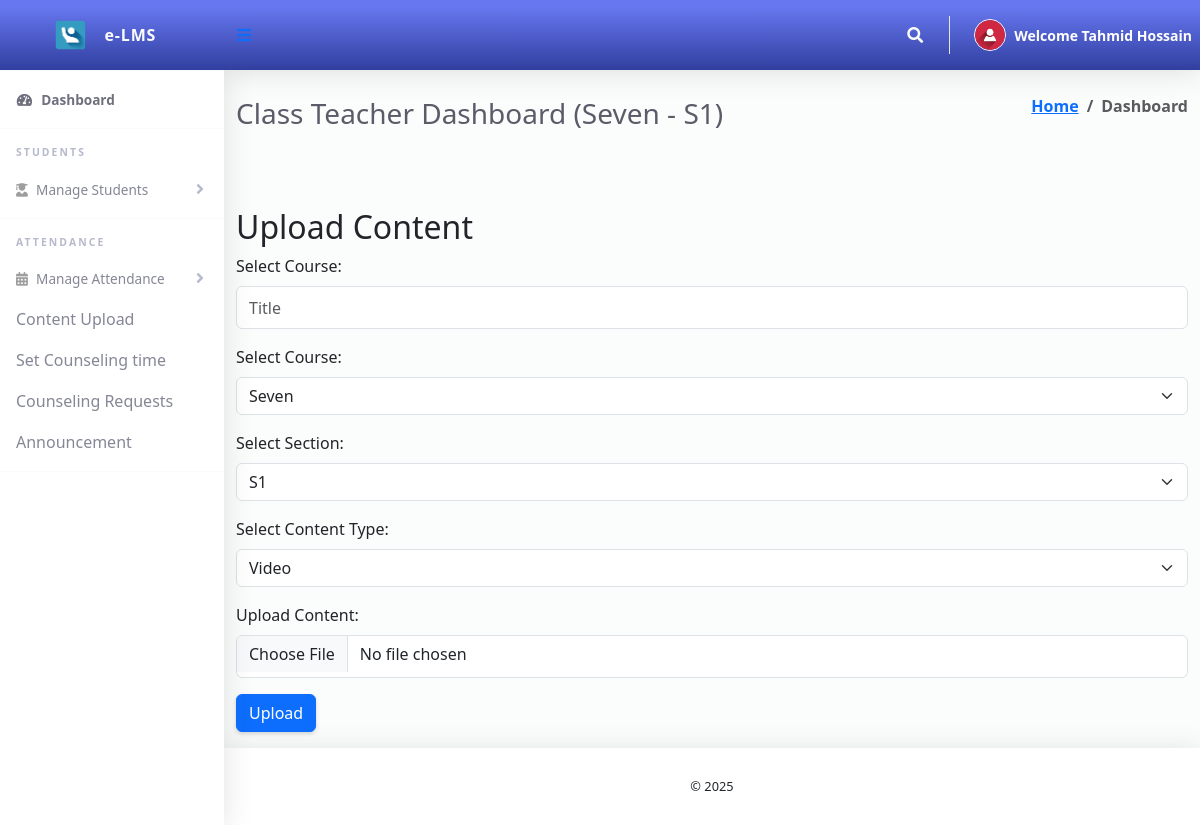
Page /AMS/ClassTeacher/contentUpload.php (signed in) on the committed database.
### tables this page shows
CREATE TABLE `tblclassteacher` (
  `Id` int(10) NOT NULL,
  `firstName` varchar(255) NOT NULL,
  `lastName` varchar(255) NOT NULL,
  `emailAddress` varchar(255) NOT NULL,
  `password` varchar(255) NOT NULL,
  `phoneNo` varchar(50) NOT NULL,
  `classId` varchar(10) NOT NULL,
  `classArmId` varchar(10) NOT NULL,
  `dateCreated` varchar(50) NOT NULL
);

CREATE TABLE `tblclassarms` (
  `Id` int(10) NOT NULL,
  `classId` varchar(10) NOT NULL,
  `classArmName` varchar(255) NOT NULL,
  `isAssigned` varchar(10) NOT NULL
);

CREATE TABLE `tblclass` (
  `Id` int(10) NOT NULL,
  `className` varchar(255) NOT NULL
);

### AMS/ClassTeacher/contentUpload.php (the view, shortened to what this page needs)
<?php
include '../Includes/dbcon.php';
    $query = "SELECT tblclass.className,tblclassarms.classArmName
    FROM tblclassteacher
    INNER JOIN tblclass ON tblclass.Id = tblclassteacher.classId
    INNER JOIN tblclassarms ON tblclassarms.Id = tblclassteacher.classArmId
    Where tblclassteacher.Id = '$_SESSION[userId]'";
$rs = $conn->query($query);
$rrw = $rs->fetch_assoc();
?>
<!DOCTYPE html>
<html lang="en">
<head>
  <link href="../vendor/fontawesome-free/css/all.min.css" rel="stylesheet" type="text/css">
  <link href="../vendor/bootstrap/css/bootstrap.min.css" rel="stylesheet" type="text/css">
  <link href="css/ruang-admin.min.css" rel="stylesheet">
  <link rel="stylesheet" href="https://cdn.jsdelivr.net/npm/bootstrap@5.3.0/dist/css/bootstrap.min.css">
</head>
<body id="page-top">
  <div id="wrapper">
   <?php include "Includes/sidebar.php";?>
    <div id="content-wrapper" class="d-flex flex-column">
      <div id="content">
           <?php include "Includes/topbar.php";?>
        <div class="container-fluid" id="container-wrapper">
          <div class="d-sm-flex align-items-center justify-content-between mb-4">
            <h1 class="h3 mb-0 text-gray-800">Class Teacher Dashboard (<?php echo $rrw['className'].' - '.$rrw['classArmName'];?>)</h1>
            <ol class="breadcrumb">
              <li class="breadcrumb-item"><a href="./">Home</a></li>
              <li class="breadcrumb-item active" aria-current="page">Dashboard</li>
            </ol>
          </div>
          <div class="row mb-3">
          <div class="container">
            <h2>Upload Content</h2>
            <form action="upload.php" method="post" enctype="multipart/form-data">
            <div class="mb-3">
                <label for="title">Select Course:</label>
                <input type="text" name="title" class="form-control" id="title" placeholder="Title">
            </div>
            <div class="mb-3">
                <label for="course">Select Course:</label>
                <select class="form-select" name="course">
                    <?php
                        $courseQuery = "SELECT * FROM `tblclass`";
                        $courseResult = $conn->query($courseQuery);
                        while ($courseRow = $courseResult->fetch_assoc()) {
                            echo "<option value='" . $courseRow['Id'] . "'>" . $courseRow['className'] . "</option>";
                        }
                    ?>
                </select>
            </div>
            <div class="mb-3">
                <label for="section">Select Section:</label>
                <select class="form-select" name="section">
                    <?php
                        $sectionQuery = "SELECT * FROM `tblclassarms`";
                        $sectionResult = $conn->query($sectionQuery);
                        while ($sectionRow = $sectionResult->fetch_assoc()) {
                            echo "<option value='" . $sectionRow['Id'] . "'>" . $sectionRow['classArmName'] . "</option>";
                        }
                    ?>
                </select>
            </div>
            <div class="mb-3">
                <label for="content-type">Select Content Type:</label>
                <select class="form-select" name="content-type">
                <option value="video">Video</option>
                </select>
            </div>
            <div class="mb-3">
                <label for="content">Upload Content:</label>
                <input type="file" class="form-control" name="content" accept="video/*, image/*, .pdf, .doc, .txt">
            </div>
            <button type="submit" class="btn btn-primary">Upload</button>
            </form>
        </div>
        </div>
      </div>
      <?php include 'includes/footer.php';?>
    </div>
  </div>
</body>
</html>

### AMS/ClassTeacher/Includes/topbar.php (shortened to what this page needs)
<?php
  $query = "SELECT * FROM tblclassteacher WHERE Id = ".$_SESSION['userId']."";
  $rs = $conn->query($query);
  $rows = $rs->fetch_assoc();
  $fullName = $rows['firstName']." ".$rows['lastName'];;
?>
<nav class="navbar navbar-expand navbar-light bg-gradient-primary topbar mb-4 static-top">
          <button id="sidebarToggleTop" class="btn btn-link rounded-circle mr-3">
            <i class="fa fa-bars"></i>
          </button>
          <ul class="navbar-nav ml-auto">
            <li class="nav-item dropdown no-arrow">
              <a class="nav-link dropdown-toggle" href="#" id="searchDropdown" role="button" data-toggle="dropdown"
                aria-haspopup="true" aria-expanded="false">
                <i class="fas fa-search fa-fw"></i>
              </a>
            </li>
            <li class="nav-item dropdown no-arrow">
              <a class="nav-link dropdown-toggle" href="#" id="userDropdown" role="button" data-toggle="dropdown"
                aria-haspopup="true" aria-expanded="false">
                <img class="img-profile rounded-circle" src="img/user-icn.png" style="max-width: 60px">
                <span class="ml-2 d-none d-lg-inline text-white small"><b>Welcome <?php echo $fullName;?></b></span>
              </a>
            </li>
          </ul>
        </nav>

### AMS/ClassTeacher/contentUpload.php (style rules this page uses)
body { background-color: #f8f9fa; }
.container { margin-top: 50px; }

### rows in the picture
tblclassteacher: fullName "Tahmid Hossain"
tblclassarms: classId.className "Seven", classArmName "S1"

### other values in the picture
form field course "Seven"
form field section "S1"
